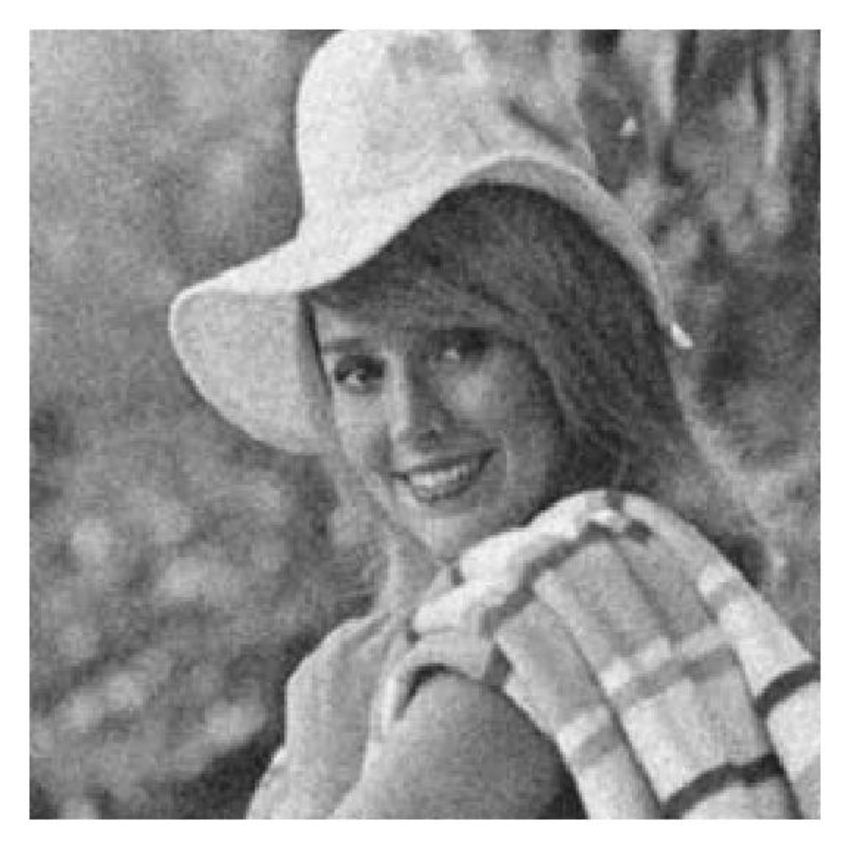
#> input picture data/noise.png, 850 x 849 px
$ python histogram_equalization_r.py
#> lines starting #> are read from the running program, lines starting #| are printed output that depends on the picture
from typing import Tuple, Dict, List

from cv2 import imshow, waitKey, destroyAllWindows, imread, IMREAD_GRAYSCALE
from numpy import histogram, cumsum, array, mean, arange, sum, uint8, ndarray, clip, linspace, meshgrid


def sigma_filter(img: ndarray, window_size: int, sigma: float) -> ndarray:
    """
    Apply sigma filter to a grayscale image.

    Parameters:
    img: np.ndarray
        Input grayscale image.
    window_size: int
        Size of the window (must be odd).
    sigma: float
        Standard deviation threshold.

    Returns:
    np.ndarray
        Filtered image.
    """
    from scipy.ndimage import generic_filter

    def filter_func(values):
        center_value = values[len(values) // 2]
        lower_bound = center_value - sigma
        upper_bound = center_value + sigma
        valid_values = values[(values >= lower_bound) & (values <= upper_bound)]
        if len(valid_values) == 0:
            return center_value
        else:
            return mean(valid_values)

    filtered_img = generic_filter(
        img,
        function=filter_func,
        size=window_size,
        mode='reflect'
    )

    return filtered_img


def histogram_equalization_with_r(img: ndarray, r_values: List[float], Gmax: int = 255) -> Tuple[
    Dict[float, ndarray], Dict[float, ndarray]]:
    """
    Apply histogram equalization with varying r.

    Parameters:
    img: np.ndarray
        Input grayscale image.
    r_values: List[float]
        List of r values.
    Gmax: int
        Maximum grey level (default is 255).

    Returns:
    Tuple[Dict[float, np.ndarray], Dict[float, np.ndarray]]
        A tuple of dictionaries mapping r to equalized images and histograms.
    """
    images = {}
    histograms = {}

    # Compute the histogram hI(u)
    hI, bins = histogram(img.flatten(), bins=Gmax + 1, range=(0, Gmax), density=False)
    hI = hI / img.size  # Convert to relative frequencies

    for r in r_values:
        # Compute hI(w)^r
        hI_r = hI ** r
        Q = sum(hI_r)
        cI_r = cumsum(hI_r)
        g = (Gmax / Q) * cI_r
        g = clip(g, 0, Gmax).astype(uint8)

        # Map the image
        img_equalized = g[img.astype(int)]

        images[r] = img_equalized
        histograms[r] = histogram(img_equalized.flatten(), bins=Gmax + 1, range=(0, Gmax), density=False)[0]

    return images, histograms


def visualize_histograms(histograms: Dict[float, ndarray], Gmax: int = 255):
    """
    Visualize histograms as a 2D image or 3D surface plot.

    Parameters:
    histograms: Dict[float, np.ndarray]
        Dictionary mapping r to histogram counts.
    Gmax: int
        Maximum grey level (default is 255).
    """
    import matplotlib.pyplot as plt

    r_values = sorted(histograms.keys())
    grey_levels = arange(Gmax + 1)

    # Create a 2D array where rows are r values, columns are grey levels
    histogram_array = array([histograms[r] for r in r_values])

    # Normalize the histograms for visualization
    histogram_array = histogram_array / histogram_array.max()

    # Plot as 2D image
    plt.figure(figsize=(10, 6))
    plt.imshow(histogram_array, aspect='auto', extent=[0, Gmax, r_values[0], r_values[-1]], origin='lower')
    plt.colorbar(label='Normalized Histogram Count')
    plt.xlabel('Grey Level')
    plt.ylabel('r Value')
    plt.title('2D Histogram of Equalized Images for Varying r')
    plt.show()

    # Plot as 3D surface plot
    X, Y = meshgrid(grey_levels, r_values)
    Z = histogram_array

    fig = plt.figure(figsize=(12, 8))
    ax = fig.add_subplot(111, projection='3d')
    ax.plot_surface(X, Y, Z, cmap='viridis', edgecolor='none')
    ax.set_xlabel('Grey Level')
    ax.set_ylabel('r Value')
    ax.set_zlabel('Normalized Histogram Count')
    plt.title('3D Surface Plot of Histograms for Varying r')
    plt.show()


def main():
    """
    Main function to demonstrate the sigma filter and histogram equalization.
    """
    # Read a grayscale image
    img = imread('../../data/noise.png', IMREAD_GRAYSCALE)
#> img is the input picture: shape (849, 850); min 21, max 255, mean 152.2

    if img is None:
        print('Error: Could not open or find the image.')
        return

    # Parameters
    window_size = 5  # Must be odd
    sigma = 15.0  # Adjust as needed

    # Apply sigma filter
    filtered_img = sigma_filter(img, window_size, sigma)
    filtered_img_uint8 = clip(filtered_img, 0, 255).astype(uint8)

    # Define r values
    r_values = linspace(0.5, 2.0, num=16)  # For example, from 0.5 to 2.0

    # Apply histogram equalization with varying r
    images, histograms = histogram_equalization_with_r(filtered_img_uint8, r_values.tolist())
#> in histogram_equalization_with_r, `hI, bins = histogram(img.flatten(), bins=Gmax + 1, range=(0, Gmax), de..`: hI = 256 values, max 73276 at index 255, min 0 at index 0, mean 2818.9; bins = 257 values from 0 to 255
#> in histogram_equalization_with_r, `hI = hI / img.size`: hI = 256 values, max 0.102 at index 255, min 0 at index 0, mean 0.00391
#> the loop in histogram_equalization_with_r, `for r in r_values:` made 16 passes
#> (r, Q) on passes 1 to 12: (0.5, 13.47), (0.6, 7.88), (0.7, 4.65), (0.8, 2.76), (0.9, 1.65), (1, 1), (1.1, 0.611), (1.2, 0.378), (1.3, 0.237), (1.4, 0.151), (1.5, 0.0983), (1.6, 0.0652)
#> pass 1, in histogram_equalization_with_r, `img_equalized = g[img.astype(int)]`:
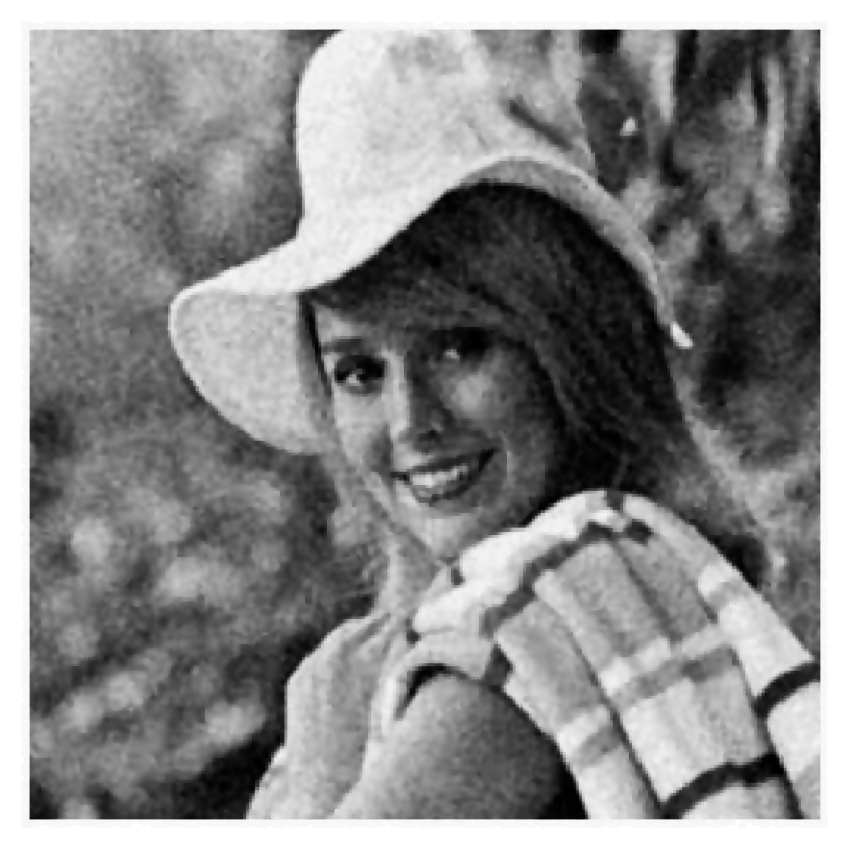
#> img_equalized: shape (849, 850); min 0, max 255, mean 138
#> after the loop in histogram_equalization_with_r, `for r in r_values:`: histograms = 16 items
#> images = 16 items; histograms = 16 items

    # Visualize histograms
    visualize_histograms(histograms)
#> in visualize_histograms, `r_values = sorted(histograms.keys())`: r_values = [0.5, 0.6, 0.7, 0.8, 0.9, 1, 1.1, 1.2, 1.3, 1.4, 1.5, 1.6, 1.7, 1.8, 1.9, 2]
#> in visualize_histograms, `plt.show()`:
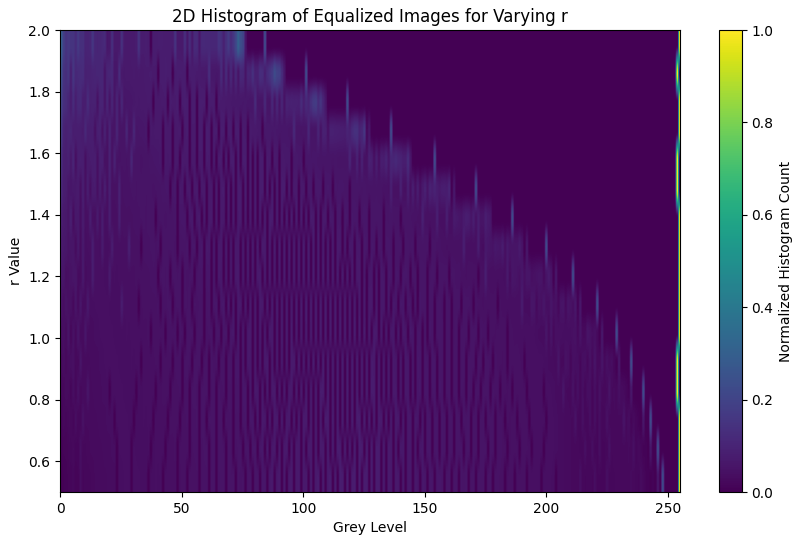
#> figure drawn by matplotlib, 2 panels
#> in visualize_histograms, `plt.show()`:
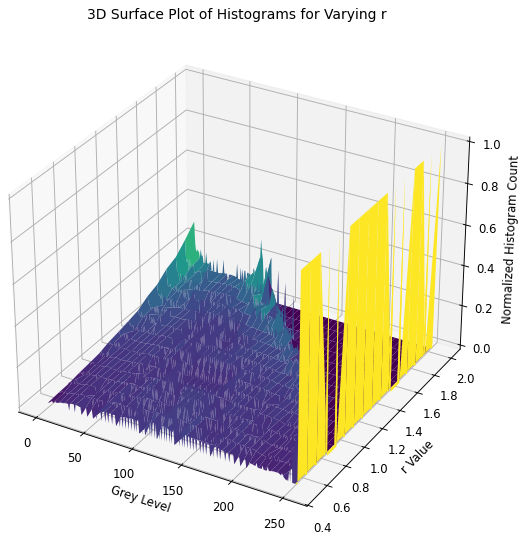
#> figure drawn by matplotlib, 1 panel

    # Display the original and filtered images
    imshow('Original Image', img)
    imshow('Sigma Filtered Image', filtered_img_uint8)
    waitKey(0)
    destroyAllWindows()

    # Display equalized images for selected r values
    for r in [0.5, 1.0, 1.5, 2.0]:
        img_eq = images[r]
        imshow(f'Equalized Image r={r:.2f}', img_eq)
        waitKey(0)
        destroyAllWindows()
#> this loop made 4 passes
#> pass 3, in main, `img_eq = images[r]`:
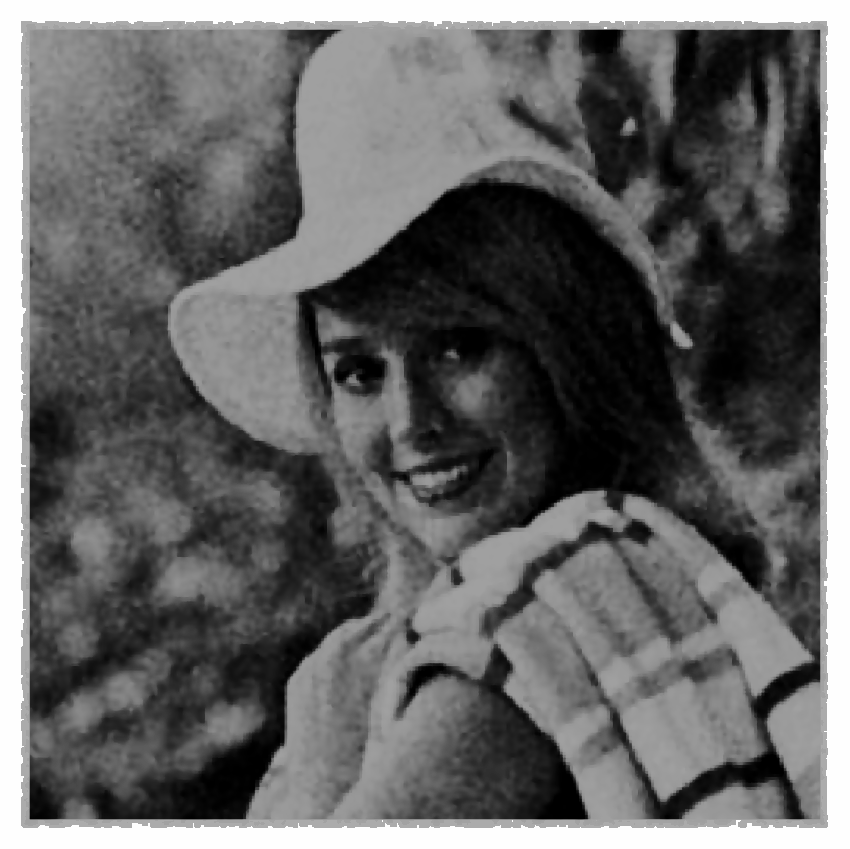
#> img_eq: shape (849, 850); min 0, max 254, mean 101.3


if __name__ == '__main__':
    main()

$ run again, with data/img.png copied over data/noise.png
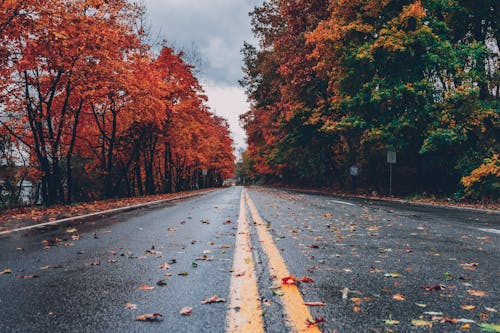
#> input picture data/img.png, 500 x 333 px
#> in histogram_equalization_with_r, `hI, bins = histogram(img.flatten(), bins=Gmax + 1, range=(0, Gmax), de..`: hI = 256 values, max 2991 at index 28, min 0 at index 0, mean 650.4; bins = 257 values from 0 to 255
#> in histogram_equalization_with_r, `hI = hI / img.size`: hI = 256 values, max 0.018 at index 28, min 0 at index 0, mean 0.00391
#> the loop in histogram_equalization_with_r, `for r in r_values:` made 16 passes
#> (r, Q) on passes 1 to 8: (0.5, 13.68), (0.6, 8.01), (0.7, 4.73), (0.8, 2.8), (0.9, 1.67), (1, 1), (1.1, 0.601), (1.2, 0.363)
#> pass 1, in histogram_equalization_with_r, `img_equalized = g[img.astype(int)]`:
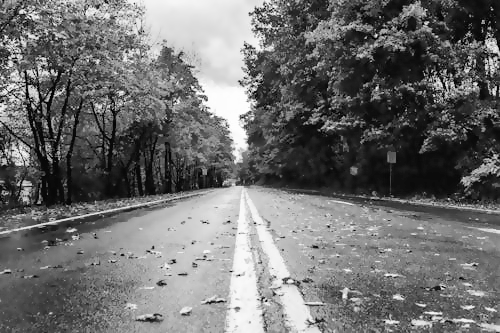
#> img_equalized: shape (333, 500); min 0, max 254, mean 110.6
#> after the loop in histogram_equalization_with_r, `for r in r_values:`: histograms = 16 items
#> r_values = [0.5, 0.6, 0.7, 0.8, 0.9, 1, 1.1, 1.2, 1.3, 1.4, 1.5, 1.6, 1.7, 1.8, 1.9, 2]
#> the loop in main, `for r in [0.5, 1.0, 1.5, 2.0]:` made 4 passes
#> pass 3, in main, `img_eq = images[r]`:
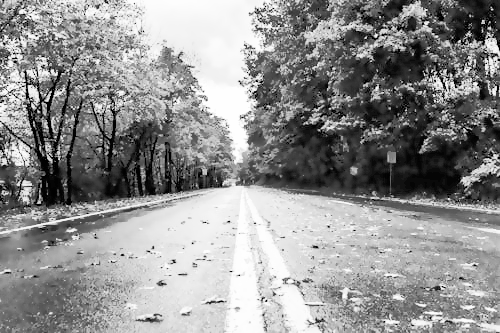
#> img_eq: shape (333, 500); min 0, max 254, mean 144.5

$ run again, with data/img2.jpg saved as data/noise.png
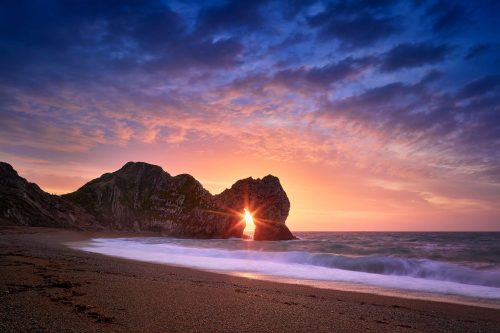
#> input picture data/img2.jpg, 500 x 333 px
#> in histogram_equalization_with_r, `hI, bins = histogram(img.flatten(), bins=Gmax + 1, range=(0, Gmax), de..`: hI = 256 values, max 2069 at index 39, min 0 at index 0, mean 650.4; bins = 257 values from 0 to 255
#> in histogram_equalization_with_r, `hI = hI / img.size`: hI = 256 values, max 0.0124 at index 39, min 0 at index 0, mean 0.00391
#> the loop in histogram_equalization_with_r, `for r in r_values:` made 16 passes
#> (r, Q) on passes 1 to 8: (0.5, 13.99), (0.6, 8.17), (0.7, 4.8), (0.8, 2.83), (0.9, 1.68), (1, 1), (1.1, 0.597), (1.2, 0.358)
#> pass 1, in histogram_equalization_with_r, `img_equalized = g[img.astype(int)]`:
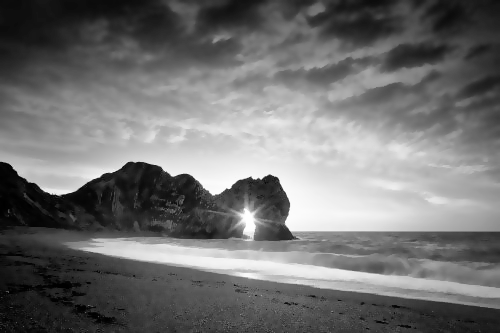
#> img_equalized: shape (333, 500); min 0, max 254, mean 112.9
#> after the loop in histogram_equalization_with_r, `for r in r_values:`: histograms = 16 items
#> r_values = [0.5, 0.6, 0.7, 0.8, 0.9, 1, 1.1, 1.2, 1.3, 1.4, 1.5, 1.6, 1.7, 1.8, 1.9, 2]
#> the loop in main, `for r in [0.5, 1.0, 1.5, 2.0]:` made 4 passes
#> pass 3, in main, `img_eq = images[r]`:
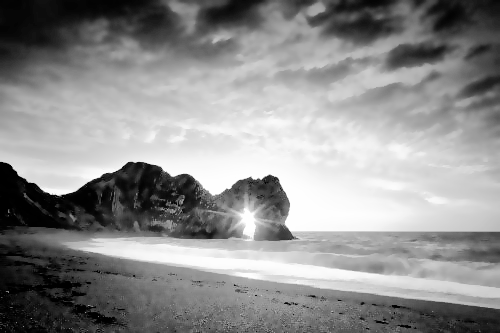
#> img_eq: shape (333, 500); min 0, max 255, mean 141.9
